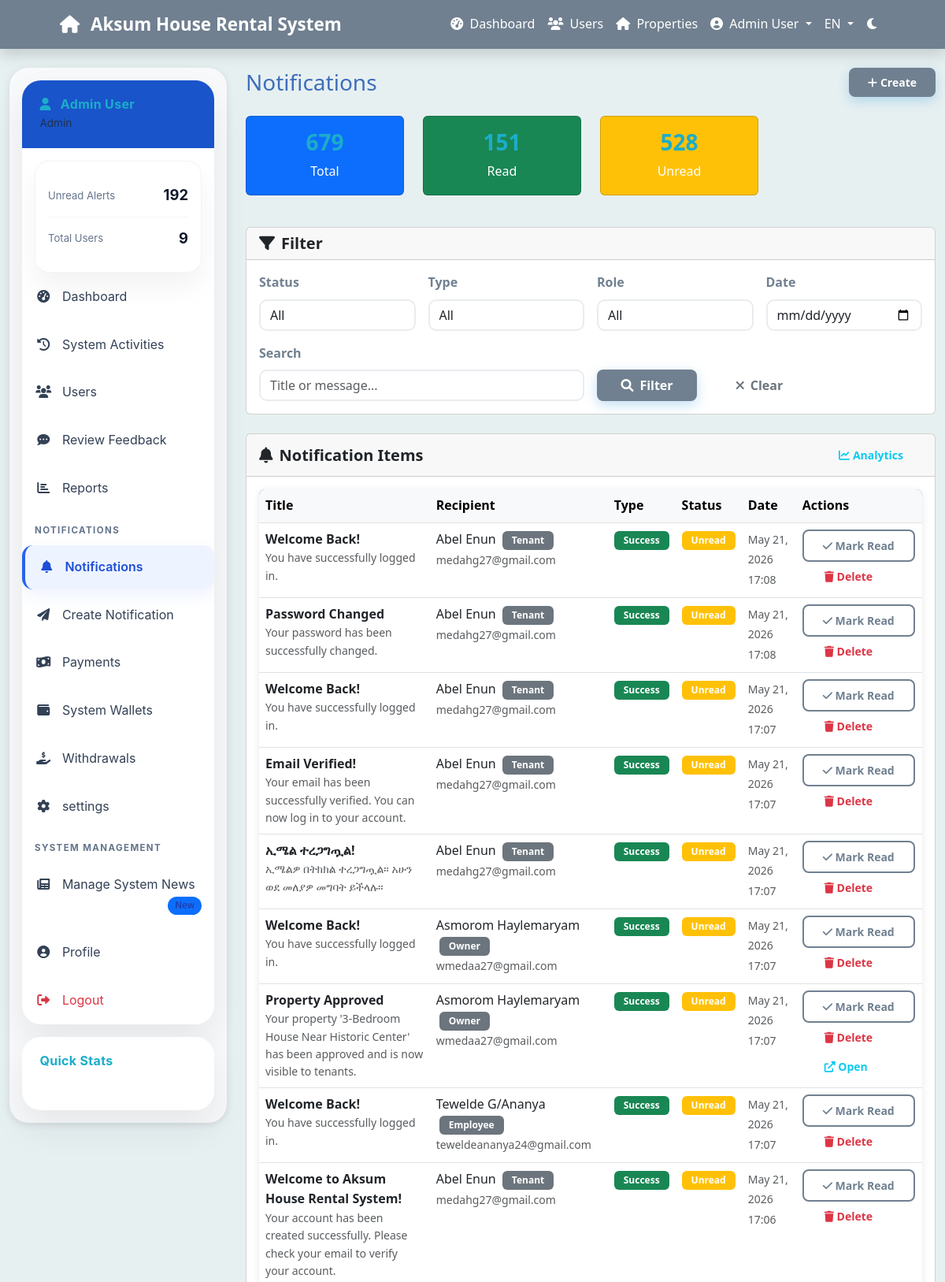
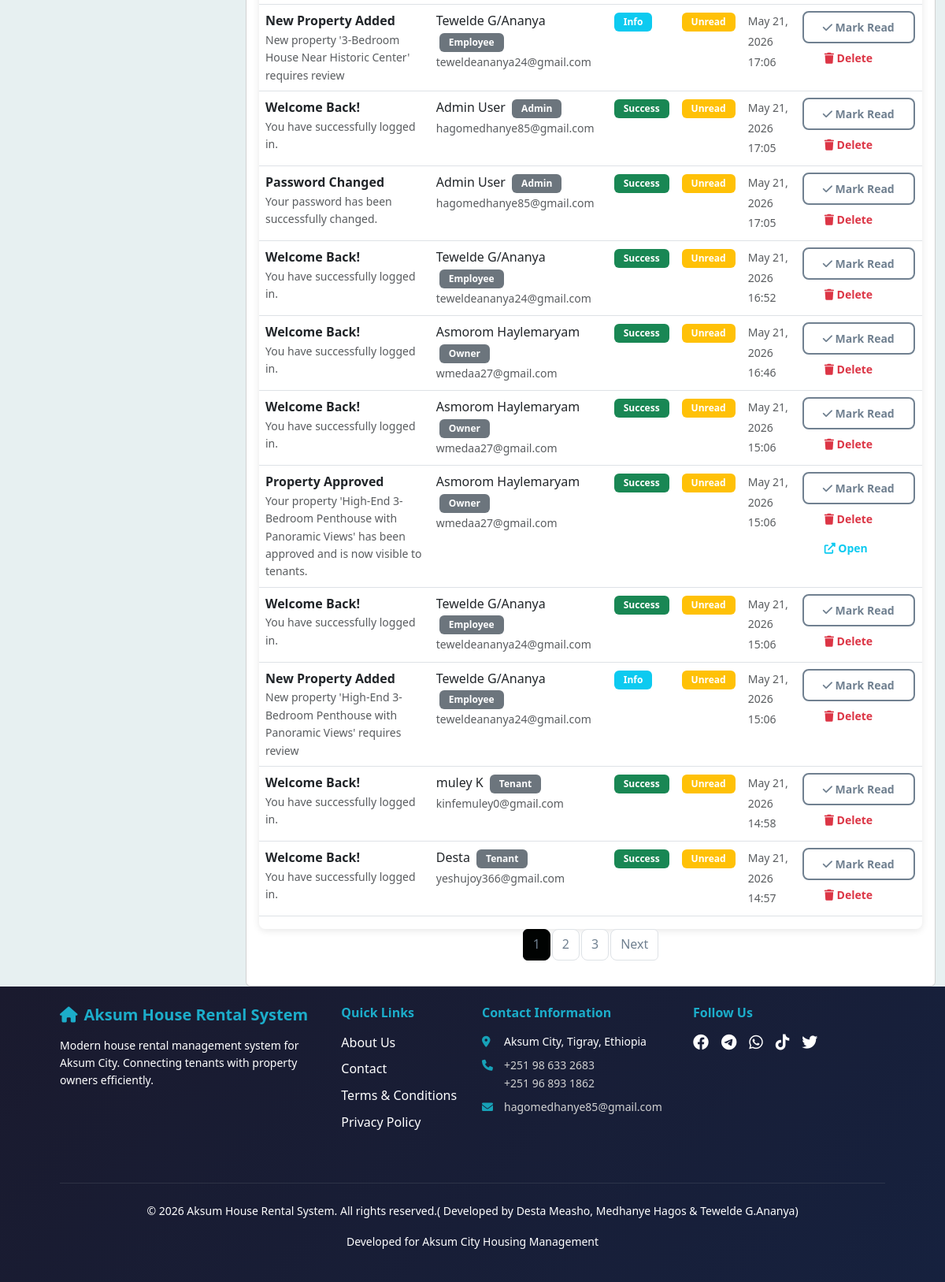
The page /admin/notifications.php (signed in) on the database its author committed (2 pictures, top to bottom).
### tables this page shows
CREATE TABLE `notifications` (
  `notification_id` int(11) NOT NULL,
  `user_id` int(11) NOT NULL,
  `title` varchar(200) NOT NULL,
  `message` text NOT NULL,
  `type` enum('info','success','warning','error','alert') DEFAULT 'info',
  `is_read` tinyint(1) DEFAULT 0,
  `link` varchar(255) DEFAULT NULL,
  `created_at` timestamp NOT NULL DEFAULT current_timestamp(),
  `expires_at` timestamp NULL DEFAULT NULL
);

CREATE TABLE `users` (
  `user_id` int(11) NOT NULL,
  `full_name` varchar(100) NOT NULL,
  `email` varchar(100) NOT NULL,
  `phone` varchar(20) DEFAULT NULL,
  `password_hash` varchar(255) NOT NULL,
  `role` enum('tenant','owner','employee','admin') NOT NULL,
  `id_number` varchar(50) DEFAULT NULL,
  `address` text DEFAULT NULL,
  `id_image` varchar(255) DEFAULT NULL,
  `profile_image` varchar(255) DEFAULT NULL,
  `profile_picture` varchar(255) DEFAULT NULL,
  `is_verified` tinyint(1) DEFAULT 0,
  `verification_token` varchar(255) DEFAULT NULL,
  `token_expires_at` datetime DEFAULT NULL,
  `is_active` tinyint(1) DEFAULT 1,
  `status` enum('active','inactive','suspended','pending') DEFAULT 'pending',
  `created_at` timestamp NOT NULL DEFAULT current_timestamp(),
  `updated_at` timestamp NOT NULL DEFAULT current_timestamp() ON UPDATE current_timestamp(),
  `login_attempts` int(11) DEFAULT 0 COMMENT 'Number of failed login attempts',
  `last_attempt_time` timestamp NULL DEFAULT NULL COMMENT 'Time of last failed login attempt',
  `lockout_until` timestamp NULL DEFAULT NULL COMMENT 'Time until account is locked out',
  `force_password_change` tinyint(1) DEFAULT 0
);

### includes/database.php (called while the page is built, shortened)
<?php
class Database {
    private $host = DB_HOST;
    private $user = DB_USER;
    private $pass = DB_PASS;
    private $dbname = DB_NAME;
    private $conn;
    private function connect() {
        $dsn = "mysql:host=" . $this->host . ";port=3306;dbname=" . $this->dbname . ";charset=utf8mb4";
        $options = array(
            PDO::ATTR_ERRMODE => PDO::ERRMODE_EXCEPTION,
            PDO::ATTR_DEFAULT_FETCH_MODE => PDO::FETCH_ASSOC,
            PDO::ATTR_EMULATE_PREPARES => false
        );
        try {
            $this->conn = new PDO($dsn, $this->user, $this->pass, $options);
        } catch (PDOException $e) {
            $this->error = "Connection failed: " . $e->getMessage();
            error_log($this->error);
            die("A database connection error occurred. Please try again later.");
        }
    }
    public function prepare($sql) {
        try {
            $stmt = $this->conn->prepare($sql);
            return $stmt;
        } catch (PDOException $e) {
            $this->error = "Prepare failed: " . $e->getMessage();
            error_log($this->error . " | SQL: " . $sql);
            return false;
        }
    }
    public function execute($stmt, $params = []) {
        try {
            $stmt->execute($params);
            return $stmt;
        } catch (PDOException $e) {
            $this->error = "Query failed: " . $e->getMessage();
            throw new Exception($this->error);
        }
    }
    public function getSingle($stmt, $params = []) {
        $result = $this->execute($stmt, $params);
        return $stmt->fetch();
    }
    public function getMultiple($stmt, $params = []) {
        $result = $this->execute($stmt, $params);
        return $stmt->fetchAll();
    }
}
?>

### includes/functions.php (called while the page is built, shortened)
<?php
function formatDate($date, $format = 'M d, Y') {
    return date($format, strtotime($date));
}
?>

### admin/notifications.php (the view, shortened to what this page needs)
<?php
require_once '../includes/config.php';
$page = isset($_GET['page']) ? (int)$_GET['page'] : 1;
$limit = 20;
$offset = ($page - 1) * $limit;
$date_filter = $_GET['date'] ?? '';
$search = $_GET['search'] ?? '';
$where = [];
$params = [];
$where_clause = !empty($where) ? "WHERE " . implode(" AND ", $where) : "";
$count_sql = "SELECT COUNT(*) as total
              FROM notifications n
              LEFT JOIN users u ON n.user_id = u.user_id
              $where_clause";
$count_stmt = $db->prepare($count_sql);
$total = $db->getSingle($count_stmt, $params);
$total_notifications = $total ? (int)$total['total'] : 0;
$total_pages = max(1, ceil($total_notifications / $limit));
$sql = "SELECT n.notification_id, n.title, n.message, n.type, n.is_read, n.link, n.created_at,
               u.full_name as user_name, u.email as user_email, u.role as user_role
        FROM notifications n
        LEFT JOIN users u ON n.user_id = u.user_id
        $where_clause
        ORDER BY n.created_at DESC
        LIMIT $limit OFFSET $offset";
$stmt = $db->prepare($sql);
$items = $db->getMultiple($stmt, $params);
$stats_sql = "SELECT
                 COUNT(*) as total,
                 COUNT(CASE WHEN is_read = 1 THEN 1 END) as read_count,
                 COUNT(CASE WHEN is_read = 0 THEN 1 END) as unread_count
              FROM notifications";
$stats = $db->getSingle($db->prepare($stats_sql)) ?: ['total' => 0, 'read_count' => 0, 'unread_count' => 0];
include '../includes/header.php';
?>
<div class="container-fluid mt-4">
    <div class="row">
        <div class="col-lg-3">
            <?php include '../includes/sidebar.php'; ?>
        </div>
        <div class="col-lg-9">
            <div class="d-flex justify-content-between align-items-center mb-4">
                <h1 class="h3 mb-0">Notifications</h1>
                <div>
                    <a href="notification-create.php" class="btn btn-primary btn-sm">
                        <i class="fas fa-plus me-1"></i>Create
                    </a>
                </div>
            </div>
            <div class="row mb-4">
                <div class="col-md-3 mb-3">
                    <div class="card bg-primary text-white h-100">
                        <div class="card-body text-center">
                            <h3><?php echo $stats['total']; ?></h3>
                            <p class="mb-0">Total</p>
                        </div>
                    </div>
                </div>
                <div class="col-md-3 mb-3">
                    <div class="card bg-success text-white h-100">
                        <div class="card-body text-center">
                            <h3><?php echo $stats['read_count']; ?></h3>
                            <p class="mb-0">Read</p>
                        </div>
                    </div>
                </div>
                <div class="col-md-3 mb-3">
                    <div class="card bg-warning text-white h-100">
                        <div class="card-body text-center">
                            <h3><?php echo $stats['unread_count']; ?></h3>
                            <p class="mb-0">Unread</p>
                        </div>
                    </div>
                </div>
            </div>
            <div class="card mb-4">
                <div class="card-header">
                    <h5 class="card-title mb-0"><i class="fas fa-filter me-2"></i>Filter</h5>
                </div>
                <div class="card-body">
                    <form method="GET" class="row g-3">
                        <div class="col-md-3">
                            <label class="form-label">Status</label>
                            <select class="form-select" name="status">
                                <option value="">All</option>
                            </select>
                        </div>
                        <div class="col-md-3">
                            <label class="form-label">Type</label>
                            <select class="form-select" name="type">
                                <option value="">All</option>
                            </select>
                        </div>
                        <div class="col-md-3">
                            <label class="form-label">Role</label>
                            <select class="form-select" name="role">
                                <option value="">All</option>
                            </select>
                        </div>
                        <div class="col-md-3">
                            <label class="form-label">Date</label>
                            <input type="date" class="form-control" name="date" value="<?php echo htmlspecialchars($date_filter); ?>">
                        </div>
                        <div class="col-md-6">
                            <label class="form-label">Search</label>
                            <input type="text" class="form-control" name="search" placeholder="Title or message..." value="<?php echo htmlspecialchars($search); ?>">
                        </div>
                        <div class="col-md-2">
                            <label class="form-label">&nbsp;</label>
                            <div class="d-grid">
                                <button type="submit" class="btn btn-primary"><i class="fas fa-search me-2"></i>Filter</button>
                            </div>
                        </div>
                        <div class="col-md-2">
                            <label class="form-label">&nbsp;</label>
                            <div class="d-grid">
                                <a href="notifications.php" class="btn btn-outline-secondary"><i class="fas fa-times me-2"></i>Clear</a>
                            </div>
                        </div>
                    </form>
                </div>
            </div>
            <div class="card">
                <div class="card-header d-flex justify-content-between align-items-center">
                    <h5 class="card-title mb-0"><i class="fas fa-bell me-2"></i>Notification Items</h5>
                    <a href="notification-analytics.php" class="btn btn-outline-info btn-sm"><i class="fas fa-chart-line me-1"></i>Analytics</a>
                </div>
                <div class="card-body">
                    <?php if (empty($items)): ?>
                        <div class="text-center text-muted py-5">
                            <i class="fas fa-bell fa-3x mb-3"></i>
                            <p>No notifications found</p>
                        </div>
                    <?php else: ?>
                        <div class="table-responsive">
                            <table class="table table-hover">
                                <thead class="table-light">
                                    <tr>
                                        <th>Title</th>
                                        <th>Recipient</th>
                                        <th>Type</th>
                                        <th>Status</th>
                                        <th>Date</th>
                                        <th>Actions</th>
                                    </tr>
                                </thead>
                                <tbody>
                                <?php foreach ($items as $n): ?>
                                    <tr>
                                        <td>
                                            <strong><?php echo htmlspecialchars($n['title']); ?></strong>
                                            <div class="text-muted small"><?php echo htmlspecialchars($n['message']); ?></div>
                                        </td>
                                        <td>
                                            <div><?php echo htmlspecialchars($n['user_name']); ?> <span class="badge bg-secondary ms-1"><?php echo ucfirst($n['user_role']); ?></span></div>
                                            <small class="text-muted"><?php echo htmlspecialchars($n['user_email']); ?></small>
                                        </td>
                                        <td><span class="badge bg-<?php echo $n['type']==='success'?'success':($n['type']==='warning'?'warning':($n['type']==='error'?'danger':'info')); ?>"><?php echo ucfirst($n['type']); ?></span></td>
                                        <td><?php echo $n['is_read'] ? '<span class="badge bg-success">Read</span>' : '<span class="badge bg-warning">Unread</span>'; ?></td>
                                        <td><small class="text-muted"><?php echo formatDate($n['created_at'], 'M d, Y H:i'); ?></small></td>
                                        <td>
                                            <form method="POST" class="d-inline">
                                                <button class="btn btn-outline-primary btn-sm"><i class="fas fa-check"></i> <?php echo $n['is_read'] ? 'Mark Unread' : 'Mark Read'; ?></button>
                                            </form>
                                            <form method="POST" class="d-inline ms-1" onsubmit="return confirm('Delete this notification?')">
                                                <button class="btn btn-outline-danger btn-sm"><i class="fas fa-trash"></i> Delete</button>
                                            </form>
                                            <?php if (!empty($n['link'])): ?>
                                                <a href="<?php echo htmlspecialchars($n['link']); ?>" class="btn btn-outline-info btn-sm ms-1" target="_blank"><i class="fas fa-external-link-alt"></i> Open</a>
                                            <?php endif; ?>
                                        </td>
                                    </tr>
                                <?php endforeach; ?>
                                </tbody>
                            </table>
                        </div>
                        <?php if ($total_pages > 1): ?>
                            <nav aria-label="Notifications pagination">
                                <ul class="pagination justify-content-center">
                                    <?php for ($i = max(1, $page-2); $i <= min($total_pages, $page+2); $i++): ?>
                                        <li class="page-item <?php echo $i===$page?'active':''; ?>"><a class="page-link" href="?page=<?php echo $i; ?>"><?php echo $i; ?></a></li>
                                    <?php endfor; ?>
                                    <?php if ($page < $total_pages): ?>
                                        <li class="page-item"><a class="page-link" href="?page=<?php echo $page+1; ?>">Next</a></li>
                                    <?php endif; ?>
                                </ul>
                            </nav>
                        <?php endif; ?>
                    <?php endif; ?>
                </div>
            </div>
        </div>
    </div>
</div>
<?php include '../includes/footer.php'; ?>

### rows shown on the page
notifications: title "Welcome Back!", message "You have successfully logged in.", user.full_name "Abel Enun", user.role "Tenant", user.email "medahg27@gmail.com", type "Success", is_read "Unread", created_at "May 21, 2026 17:08"
notifications: title "Password Changed", message "Your password has been successfully changed.", user.full_name "Abel Enun", user.role "Tenant", user.email "medahg27@gmail.com", type "Success", is_read "Unread", created_at "May 21, 2026 17:08"
notifications: title "Welcome Back!", message "You have successfully logged in.", user.full_name "Abel Enun", user.role "Tenant", user.email "medahg27@gmail.com", type "Success", is_read "Unread", created_at "May 21, 2026 17:07"
notifications: title "Email Verified!", message "Your email has been successfully verified. You can now log in to your account.", user.full_name "Abel Enun", user.role "Tenant", user.email "medahg27@gmail.com", type "Success", is_read "Unread", created_at "May 21, 2026 17:07"
notifications: title "ኢሜል ተረጋግጧል!", message "ኢሜልዎ በትክክል ተረጋግጧል። አሁን ወደ መለያዎ መግባት ይችላሉ።", user.full_name "Abel Enun", user.role "Tenant", user.email "medahg27@gmail.com", type "Success", is_read "Unread", created_at "May 21, 2026 17:07"
notifications: title "Welcome Back!", message "You have successfully logged in.", user.full_name "Asmorom Haylemaryam", user.role "Owner", user.email "wmedaa27@gmail.com", type "Success", is_read "Unread", created_at "May 21, 2026 17:07"
notifications: title "Property Approved", message "Your property '3-Bedroom House Near Historic Center' has been approved and is now visible to tenants.", user.full_name "Asmorom Haylemaryam", user.role "Owner", user.email "wmedaa27@gmail.com", type "Success", is_read "Unread", created_at "May 21, 2026 17:07"
notifications: title "Welcome Back!", message "You have successfully logged in.", user.full_name "Tewelde G/Ananya", user.role "Employee", user.email "teweldeananya24@gmail.com", type "Success", is_read "Unread", created_at "May 21, 2026 17:07"
notifications: title "Welcome to Aksum House Rental System!", message "Your account has been created successfully. Please check your email to verify your account.", user.full_name "Abel Enun", user.role "Tenant", user.email "medahg27@gmail.com", type "Success", is_read "Unread", created_at "May 21, 2026 17:06"
notifications: title "New Property Added", message "New property '3-Bedroom House Near Historic Center' requires review", user.full_name "Tewelde G/Ananya", user.role "Employee", user.email "teweldeananya24@gmail.com", type "Info", is_read "Unread", created_at "May 21, 2026 17:06"
notifications: title "Welcome Back!", message "You have successfully logged in.", user.full_name "Admin User", user.role "Admin", user.email "hagomedhanye85@gmail.com", type "Success", is_read "Unread", created_at "May 21, 2026 17:05"
notifications: title "Password Changed", message "Your password has been successfully changed.", user.full_name "Admin User", user.role "Admin", user.email "hagomedhanye85@gmail.com", type "Success", is_read "Unread", created_at "May 21, 2026 17:05"
notifications: title "Welcome Back!", message "You have successfully logged in.", user.full_name "Tewelde G/Ananya", user.role "Employee", user.email "teweldeananya24@gmail.com", type "Success", is_read "Unread", created_at "May 21, 2026 16:52"
notifications: title "Welcome Back!", message "You have successfully logged in.", user.full_name "Asmorom Haylemaryam", user.role "Owner", user.email "wmedaa27@gmail.com", type "Success", is_read "Unread", created_at "May 21, 2026 16:46"
notifications: title "Welcome Back!", message "You have successfully logged in.", user.full_name "Asmorom Haylemaryam", user.role "Owner", user.email "wmedaa27@gmail.com", type "Success", is_read "Unread", created_at "May 21, 2026 15:06"
notifications: title "Property Approved", message "Your property 'High-End 3-Bedroom Penthouse with Panoramic Views' has been approved and is now visible to tenants.", user.full_name "Asmorom Haylemaryam", user.role "Owner", user.email "wmedaa27@gmail.com", type "Success", is_read "Unread", created_at "May 21, 2026 15:06"
notifications: title "Welcome Back!", message "You have successfully logged in.", user.full_name "Tewelde G/Ananya", user.role "Employee", user.email "teweldeananya24@gmail.com", type "Success", is_read "Unread", created_at "May 21, 2026 15:06"
notifications: title "New Property Added", message "New property 'High-End 3-Bedroom Penthouse with Panoramic Views' requires review", user.full_name "Tewelde G/Ananya", user.role "Employee", user.email "teweldeananya24@gmail.com", type "Info", is_read "Unread", created_at "May 21, 2026 15:06"
notifications: title "Welcome Back!", message "You have successfully logged in.", user.full_name "muley K", user.role "Tenant", user.email "kinfemuley0@gmail.com", type "Success", is_read "Unread", created_at "May 21, 2026 14:58"
notifications: title "Welcome Back!", message "You have successfully logged in.", user.full_name "Desta", user.role "Tenant", user.email "yeshujoy366@gmail.com", type "Success", is_read "Unread", created_at "May 21, 2026 14:57"

### other values the page prints
t('site_name') "Aksum House Rental System"
t('dashboard') "Dashboard"
t('users') "Users"
t('properties') "Properties"
$_SESSION['user_name'] "Admin User"
get_current_language() "EN"
$role_labels[$_SESSION['user_role'] ?? 'user'] "Admin"
$item['label'] "Unread Alerts"
$item['value'] "192"
$item['label'] "Total Users"
$item['value'] "9"
t('system_activities') "System Activities"
t('review_feedback') "Review Feedback"
t('reports') "Reports"
t('notifications_section') "NOTIFICATIONS"
